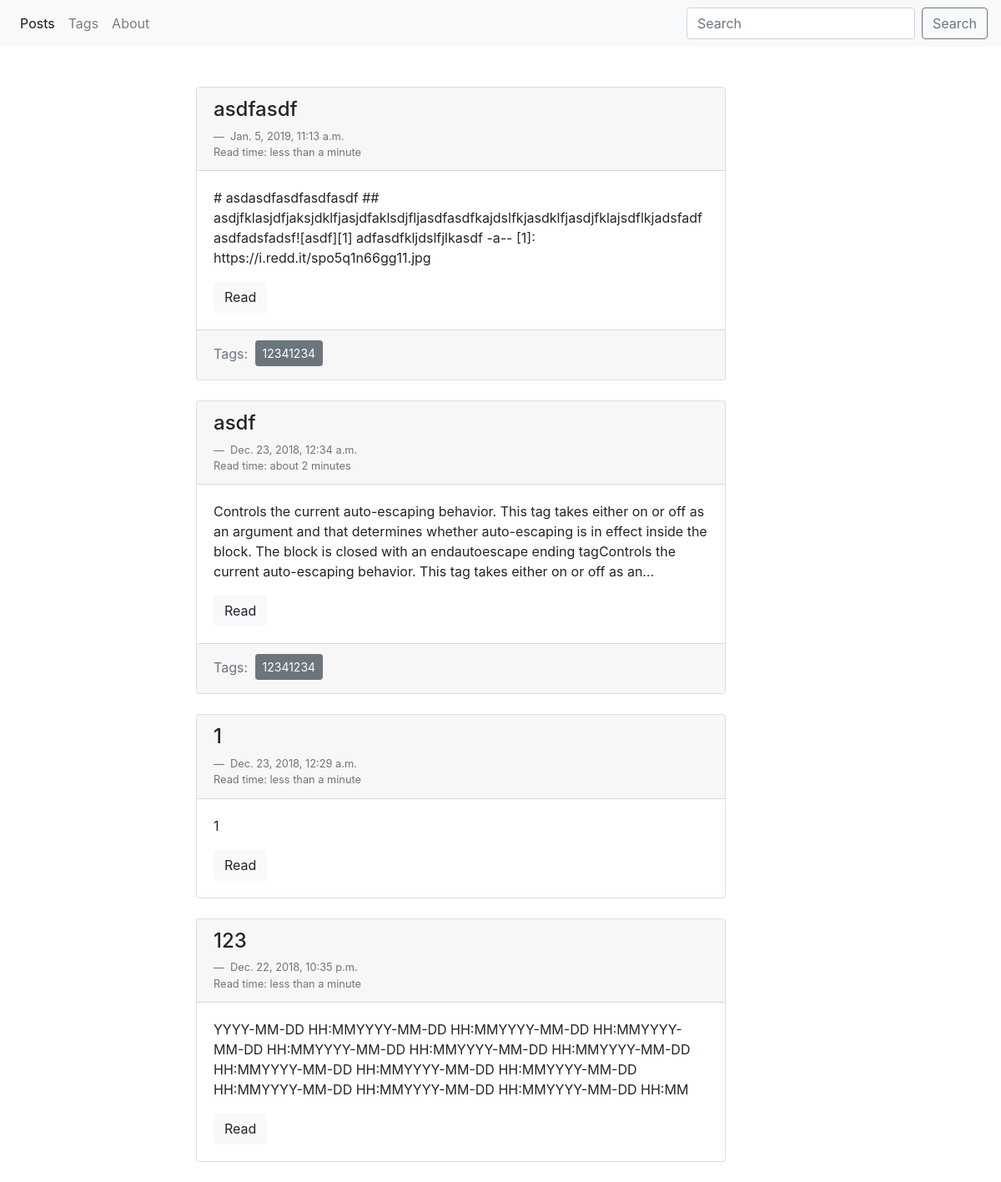
Screenshot of /blog/ with the database file from the repository.
### blog/models.py (models this page shows, shortened)
class Post(models.Model):
    title = models.CharField(max_length=150, db_index=True)
    slug = models.SlugField(max_length=50, blank=True, unique=True)
    body = models.TextField(blank=True, db_index=True)
    date_pub = models.DateTimeField(auto_now_add=True)
    read_time = models.TimeField(null=True, blank=True)
    tags = models.ManyToManyField("Tag", blank=True, related_name="posts")
    def get_absolute_url(self):
        return reverse('post_detail_url', kwargs={'slug': self.slug})
    class Meta:
        ordering = ['-date_pub']

class Tag(models.Model):
    title = models.CharField(max_length=50)
    slug = models.SlugField(max_length=50, unique=True)
    def get_absolute_url(self):
        return reverse('tag_detail_url', kwargs={'slug': self.slug})
    class Meta:
        ordering = ['title']

### blog/views.py (the view)
# urls.py: path('', posts_list, name='posts_list_url'),
def posts_list(request):
    POSTS_ON_PAGE = 5
    posts = get_posts(request)
    paginator = Paginator(posts, POSTS_ON_PAGE)
    page_number = request.GET.get('page', 1)
    page = paginator.get_page(page_number)
    is_paginated = page.has_other_pages()
    next_url = get_next_url(page)
    prev_url = get_prev_url(page)
    context = {
        'page_object': page,
        'is_paginated': is_paginated,
        'next_url': next_url,
        'prev_url': prev_url
    }
    return render(request, 'blog/index.html', context=context)

### blog/modules/privates.py (called while the page is built)
def get_posts(request):
    search_query = request.GET.get('search', '')
    if search_query:
        posts = Post.objects.filter(Q(title__icontains=search_query) |
                                    Q(body__icontains=search_query))
    else:
        posts = Post.objects.all()
    return posts

def get_next_url(page):
    if page.has_next():
        next_url = '?page={}'.format(page.next_page_number())
    else:
        next_url = ''
    return next_url

def get_prev_url(page):
    if page.has_previous():
            prev_url = '?page={}'.format(page.previous_page_number())
    else:
        prev_url = ''
    return prev_url

### blog/templatetags/custom_filters.py (called while the page is built)
@register.filter(name='to_minutes')
@stringfilter
def to_minutes(time_str):
    t = datetime.datetime.strptime(time_str,"%H:%M:%S")
    time = datetime.timedelta(hours=t.hour, minutes=t.minute, seconds=t.second)
    seconds = time.total_seconds()
    return math.ceil(seconds / 60)

### blog/templates/blog/index.html (shortened to what this page needs)
{% extends 'blog/base_blog.html' %}
{% block content %}
    {% for post in page_object.object_list %}
        {% include "blog/includes/post_card_template.html" %}
    {% endfor %}
{% endblock %}

### blog/templates/blog/includes/post_card_template.html
{% load custom_filters %}
<div class="card mb-4">
            <div class="card-header">
                <h4>{{ post.title }}</h4>
            <footer class="blockquote-footer">
                {{ post.date_pub }}
                <br>
                Read time:
                {% if post.read_time|to_minutes <= 1 %}
                    less than a minute
                {% else %}
                    about {{ post.read_time|to_minutes }} minutes
                {% endif %}
            </footer>
            </div>
            <div class="card-body">
                <p class="content-markdown">{{ post.body|truncatechars_html:300 }}</p>
                <a href="{{ post.get_absolute_url }}" class="btn btn-light">Read</a>
            </div>
            {% if post.tags.all %}
                <div class="card-footer text-muted">
                    Tags:
                    {% for tag in post.tags.all %}
                        <a href="{{ tag.get_absolute_url }}" class="btn btn-secondary btn-sm ml-1 mb-1">{{ tag.title }}</a>
                    {% endfor %}
                </div>
            {% endif %}
        </div>

### rows the page displays
Post: title "asdfasdf", date_pub "Jan. 5, 2019, 11:13 a.m.", read_time "less than a minute", body "# asdasdfasdfasdfasdf ## asdjfklasjdfjaksjdklfjasjdfaklsdjfljasdfasdfkajdslfkjasdklfjasdjfklajsdflkjadsfadfasdfadsfadsf![asdf][1] adfasdfkljdslfjlkasdf -a-- [1]: https://i.redd.it/spo5q1n66gg11.jpg"
Tag: title "12341234"
Post: title "asdf", date_pub "Dec. 23, 2018, 12:34 a.m.", read_time|to_minutes "2", body "Controls the current auto-escaping behavior. This tag takes either on or off as an argument and that determines whether auto-escaping is in effect inside the block. The block is closed with an endautoescape ending tagControls the current auto-escaping behavior. This tag takes either on or off as an…"
Post: title "1", date_pub "Dec. 23, 2018, 12:29 a.m.", read_time "less than a minute", body "1"
Post: title "123", date_pub "Dec. 22, 2018, 10:35 p.m.", read_time "less than a minute", body "YYYY-MM-DD HH:MMYYYY-MM-DD HH:MMYYYY-MM-DD HH:MMYYYY-MM-DD HH:MMYYYY-MM-DD HH:MMYYYY-MM-DD HH:MMYYYY-MM-DD HH:MMYYYY-MM-DD HH:MMYYYY-MM-DD HH:MMYYYY-MM-DD HH:MMYYYY-MM-DD HH:MMYYYY-MM-DD HH:MMYYYY-MM-DD HH:MM"
